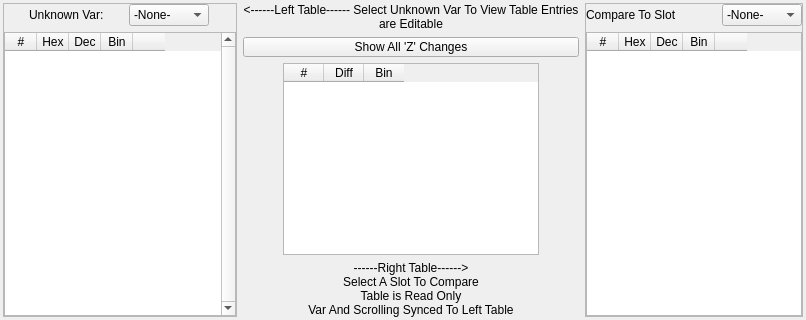
          <widget class="QWidget" name="tab_4">
           <attribute name="title">
            <string>Unknown Vars</string>
           </attribute>
           <layout class="QHBoxLayout" name="horizontalLayout_169">
            <property name="leftMargin">
             <number>3</number>
            </property>
            <property name="topMargin">
             <number>3</number>
            </property>
            <property name="rightMargin">
             <number>3</number>
            </property>
            <property name="bottomMargin">
             <number>3</number>
            </property>
            <item>
             <widget class="QFrame" name="table_unknown">
              <property name="sizePolicy">
               <sizepolicy hsizetype="Fixed" vsizetype="Preferred">
                <horstretch>0</horstretch>
                <verstretch>0</verstretch>
               </sizepolicy>
              </property>
              <property name="minimumSize">
               <size>
                <width>234</width>
                <height>0</height>
               </size>
              </property>
              <property name="maximumSize">
               <size>
                <width>234</width>
                <height>16777215</height>
               </size>
              </property>
              <property name="frameShape">
               <enum>QFrame::StyledPanel</enum>
              </property>
              <property name="frameShadow">
               <enum>QFrame::Raised</enum>
              </property>
              <layout class="QVBoxLayout" name="verticalLayout_92">
               <property name="leftMargin">
                <number>0</number>
               </property>
               <property name="topMargin">
                <number>0</number>
               </property>
               <property name="rightMargin">
                <number>0</number>
               </property>
               <property name="bottomMargin">
                <number>0</number>
               </property>
               <item>
                <layout class="QHBoxLayout" name="horizontalLayout_154">
                 <property name="spacing">
                  <number>0</number>
                 </property>
                 <item>
                  <widget class="QLabel" name="label_227">
                   <property name="maximumSize">
                    <size>
                     <width>75</width>
                     <height>16777215</height>
                    </size>
                   </property>
                   <property name="text">
                    <string>Unknown Var:</string>
                   </property>
                  </widget>
                 </item>
                 <item>
                  <widget class="QComboBox" name="combo_z_var">
                   <property name="maximumSize">
                    <size>
                     <width>80</width>
                     <height>16777215</height>
                    </size>
                   </property>
                   <item>
                    <property name="text">
                     <string>-None-</string>
                    </property>
                   </item>
                   <item>
                    <property name="text">
                     <string notr="true">z_1</string>
                    </property>
                   </item>
                   <item>
                    <property name="text">
                     <string notr="true">z_2</string>
                    </property>
                   </item>
                   <item>
                    <property name="text">
                     <string notr="true">z_3</string>
                    </property>
                   </item>
                   <item>
                    <property name="text">
                     <string notr="true">z_4</string>
                    </property>
                   </item>
                   <item>
                    <property name="text">
                     <string notr="true">z_5</string>
                    </property>
                   </item>
                   <item>
                    <property name="text">
                     <string notr="true">z_6</string>
                    </property>
                   </item>
                   <item>
                    <property name="text">
                     <string notr="true">z_7</string>
                    </property>
                   </item>
                   <item>
                    <property name="text">
                     <string notr="true">z_8</string>
                    </property>
                   </item>
                   <item>
                    <property name="text">
                     <string notr="true">z_9</string>
                    </property>
                   </item>
                   <item>
                    <property name="text">
                     <string notr="true">z_10</string>
                    </property>
                   </item>
                   <item>
                    <property name="text">
                     <string notr="true">z_11</string>
                    </property>
                   </item>
                   <item>
                    <property name="text">
                     <string notr="true">z_12</string>
                    </property>
                   </item>
                   <item>
                    <property name="text">
                     <string notr="true">z_13</string>
                    </property>
                   </item>
                   <item>
                    <property name="text">
                     <string notr="true">z_14</string>
                    </property>
                   </item>
                   <item>
                    <property name="text">
                     <string notr="true">z_15</string>
                    </property>
                   </item>
                   <item>
                    <property name="text">
                     <string notr="true">z_16</string>
                    </property>
                   </item>
                   <item>
                    <property name="text">
                     <string notr="true">z_17</string>
                    </property>
                   </item>
                   <item>
                    <property name="text">
                     <string notr="true">z_18</string>
                    </property>
                   </item>
                   <item>
                    <property name="text">
                     <string notr="true">z_19</string>
                    </property>
                   </item>
                   <item>
                    <property name="text">
                     <string notr="true">z_20</string>
                    </property>
                   </item>
                   <item>
                    <property name="text">
                     <string notr="true">z_21</string>
                    </property>
                   </item>
                   <item>
                    <property name="text">
                     <string notr="true">z_22</string>
                    </property>
                   </item>
                   <item>
                    <property name="text">
                     <string notr="true">z_23</string>
                    </property>
                   </item>
                   <item>
                    <property name="text">
                     <string notr="true">z_24</string>
                    </property>
                   </item>
                   <item>
                    <property name="text">
                     <string notr="true">z_25</string>
                    </property>
                   </item>
                   <item>
                    <property name="text">
                     <string notr="true">z_26</string>
                    </property>
                   </item>
                   <item>
                    <property name="text">
                     <string notr="true">z_27</string>
                    </property>
                   </item>
                   <item>
                    <property name="text">
                     <string notr="true">z_28</string>
                    </property>
                   </item>
                   <item>
                    <property name="text">
                     <string notr="true">z_29</string>
                    </property>
                   </item>
                   <item>
                    <property name="text">
                     <string notr="true">z_30</string>
                    </property>
                   </item>
                   <item>
                    <property name="text">
                     <string notr="true">z_31</string>
                    </property>
                   </item>
                   <item>
                    <property name="text">
                     <string notr="true">z_32</string>
                    </property>
                   </item>
                   <item>
                    <property name="text">
                     <string notr="true">z_33</string>
                    </property>
                   </item>
                   <item>
                    <property name="text">
                     <string notr="true">z_34</string>
                    </property>
                   </item>
                   <item>
                    <property name="text">
                     <string notr="true">z_35</string>
                    </property>
                   </item>
                   <item>
                    <property name="text">
                     <string notr="true">z_36</string>
                    </property>
                   </item>
                   <item>
                    <property name="text">
                     <string notr="true">z_37</string>
                    </property>
                   </item>
                   <item>
                    <property name="text">
                     <string notr="true">z_38</string>
                    </property>
                   </item>
                   <item>
                    <property name="text">
                     <string notr="true">z_39</string>
                    </property>
                   </item>
                   <item>
                    <property name="text">
                     <string notr="true">z_40</string>
                    </property>
                   </item>
                   <item>
                    <property name="text">
                     <string notr="true">SLOT</string>
                    </property>
                   </item>
                  </widget>
                 </item>
                </layout>
               </item>
               <item>
                <widget class="QTableWidget" name="tbl_unknown">
                 <property name="sizePolicy">
                  <sizepolicy hsizetype="Preferred" vsizetype="Expanding">
                   <horstretch>0</horstretch>
                   <verstretch>0</verstretch>
                  </sizepolicy>
                 </property>
                 <property name="verticalScrollBarPolicy">
                  <enum>Qt::ScrollBarAlwaysOn</enum>
                 </property>
                 <property name="horizontalScrollBarPolicy">
                  <enum>Qt::ScrollBarAlwaysOff</enum>
                 </property>
                 <attribute name="horizontalHeaderDefaultSectionSize">
                  <number>32</number>
                 </attribute>
                 <attribute name="horizontalHeaderHighlightSections">
                  <bool>false</bool>
                 </attribute>
                 <attribute name="verticalHeaderVisible">
                  <bool>false</bool>
                 </attribute>
                 <attribute name="verticalHeaderDefaultSectionSize">
                  <number>16</number>
                 </attribute>
                 <column>
                  <property name="text">
                   <string>#</string>
                  </property>
                 </column>
                 <column>
                  <property name="text">
                   <string>Hex</string>
                  </property>
                 </column>
                 <column>
                  <property name="text">
                   <string>Dec</string>
                  </property>
                 </column>
                 <column>
                  <property name="text">
                   <string>Bin</string>
                  </property>
                 </column>
                 <column>
                  <property name="text">
                   <string/>
                  </property>
                 </column>
                </widget>
               </item>
              </layout>
             </widget>
            </item>
            <item>
             <layout class="QVBoxLayout" name="verticalLayout_97">
              <item>
               <widget class="QLabel" name="label_228">
                <property name="sizePolicy">
                 <sizepolicy hsizetype="Preferred" vsizetype="Preferred">
                  <horstretch>0</horstretch>
                  <verstretch>0</verstretch>
                 </sizepolicy>
                </property>
                <property name="text">
                 <string>&lt;------Left Table------
Select Unknown Var To View
Table Entries are Editable</string>
                </property>
                <property name="alignment">
                 <set>Qt::AlignCenter</set>
                </property>
                <property name="wordWrap">
                 <bool>true</bool>
                </property>
               </widget>
              </item>
              <item>
               <widget class="QPushButton" name="btn_all_z_diffs">
                <property name="minimumSize">
                 <size>
                  <width>0</width>
                  <height>20</height>
                 </size>
                </property>
                <property name="maximumSize">
                 <size>
                  <width>16777215</width>
                  <height>20</height>
                 </size>
                </property>
                <property name="text">
                 <string>Show All 'Z' Changes</string>
                </property>
               </widget>
              </item>
              <item>
               <layout class="QHBoxLayout" name="horizontalLayout_168">
                <item>
                 <spacer name="horizontalSpacer_51">
                  <property name="orientation">
                   <enum>Qt::Horizontal</enum>
                  </property>
                  <property name="sizeHint" stdset="0">
                   <size>
                    <width>40</width>
                    <height>20</height>
                   </size>
                  </property>
                 </spacer>
                </item>
                <item>
                 <widget class="QTableWidget" name="tbl_diff">
                  <property name="sizePolicy">
                   <sizepolicy hsizetype="Preferred" vsizetype="Preferred">
                    <horstretch>0</horstretch>
                    <verstretch>0</verstretch>
                   </sizepolicy>
                  </property>
                  <attribute name="horizontalHeaderDefaultSectionSize">
                   <number>40</number>
                  </attribute>
                  <attribute name="verticalHeaderVisible">
                   <bool>false</bool>
                  </attribute>
                  <column>
                   <property name="text">
                    <string>#</string>
                   </property>
                  </column>
                  <column>
                   <property name="text">
                    <string>Diff</string>
                   </property>
                  </column>
                  <column>
                   <property name="text">
                    <string>Bin</string>
                   </property>
                  </column>
                 </widget>
                </item>
                <item>
                 <spacer name="horizontalSpacer_55">
                  <property name="orientation">
                   <enum>Qt::Horizontal</enum>
                  </property>
                  <property name="sizeHint" stdset="0">
                   <size>
                    <width>40</width>
                    <height>20</height>
                   </size>
                  </property>
                 </spacer>
                </item>
               </layout>
              </item>
              <item>
               <widget class="QLabel" name="label_235">
                <property name="text">
                 <string>------Right Table------&gt;
Select A Slot To Compare
Table is Read Only
Var And Scrolling Synced To Left Table</string>
                </property>
                <property name="alignment">
                 <set>Qt::AlignCenter</set>
                </property>
                <property name="wordWrap">
                 <bool>true</bool>
                </property>
               </widget>
              </item>
             </layout>
            </item>
            <item>
             <widget class="QFrame" name="compare_table">
              <property name="sizePolicy">
               <sizepolicy hsizetype="Preferred" vsizetype="Expanding">
                <horstretch>0</horstretch>
                <verstretch>0</verstretch>
               </sizepolicy>
              </property>
              <property name="minimumSize">
               <size>
                <width>218</width>
                <height>0</height>
               </size>
              </property>
              <property name="maximumSize">
               <size>
                <width>218</width>
                <height>16777215</height>
               </size>
              </property>
              <property name="frameShape">
               <enum>QFrame::StyledPanel</enum>
              </property>
              <property name="frameShadow">
               <enum>QFrame::Raised</enum>
              </property>
              <layout class="QVBoxLayout" name="verticalLayout_32">
               <property name="leftMargin">
                <number>0</number>
               </property>
               <property name="topMargin">
                <number>0</number>
               </property>
               <property name="rightMargin">
                <number>0</number>
               </property>
               <property name="bottomMargin">
                <number>0</number>
               </property>
               <item>
                <layout class="QHBoxLayout" name="horizontalLayout_164">
                 <property name="spacing">
                  <number>0</number>
                 </property>
                 <item>
                  <widget class="QLabel" name="label_234">
                   <property name="maximumSize">
                    <size>
                     <width>16777215</width>
                     <height>16777215</height>
                    </size>
                   </property>
                   <property name="text">
                    <string>Compare To Slot</string>
                   </property>
                  </widget>
                 </item>
                 <item>
                  <widget class="QComboBox" name="combo_compare_slot">
                   <property name="sizePolicy">
                    <sizepolicy hsizetype="Preferred" vsizetype="Fixed">
                     <horstretch>0</horstretch>
                     <verstretch>0</verstretch>
                    </sizepolicy>
                   </property>
                   <property name="maximumSize">
                    <size>
                     <width>80</width>
                     <height>16777215</height>
                    </size>
                   </property>
                   <property name="currentIndex">
                    <number>0</number>
                   </property>
                   <property name="insertPolicy">
                    <enum>QComboBox::InsertAtTop</enum>
                   </property>
                   <item>
                    <property name="text">
                     <string>-None-</string>
                    </property>
                   </item>
                   <item>
                    <property name="text">
                     <string notr="true">1</string>
                    </property>
                   </item>
                   <item>
                    <property name="text">
                     <string notr="true">2</string>
                    </property>
                   </item>
                   <item>
                    <property name="text">
                     <string notr="true">3</string>
                    </property>
                   </item>
                   <item>
                    <property name="text">
                     <string notr="true">4</string>
                    </property>
                   </item>
                   <item>
                    <property name="text">
                     <string notr="true">5</string>
                    </property>
                   </item>
                   <item>
                    <property name="text">
                     <string notr="true">6</string>
                    </property>
                   </item>
                   <item>
                    <property name="text">
                     <string notr="true">7</string>
                    </property>
                   </item>
                   <item>
                    <property name="text">
                     <string notr="true">8</string>
                    </property>
                   </item>
                   <item>
                    <property name="text">
                     <string notr="true">9</string>
                    </property>
                   </item>
                   <item>
                    <property name="text">
                     <string notr="true">10</string>
                    </property>
                   </item>
                   <item>
                    <property name="text">
                     <string notr="true">11</string>
                    </property>
                   </item>
                   <item>
                    <property name="text">
                     <string notr="true">12</string>
                    </property>
                   </item>
                   <item>
                    <property name="text">
                     <string notr="true">13</string>
                    </property>
                   </item>
                   <item>
                    <property name="text">
                     <string notr="true">14</string>
                    </property>
                   </item>
                   <item>
                    <property name="text">
                     <string notr="true">15</string>
                    </property>
                   </item>
                  </widget>
                 </item>
                </layout>
               </item>
               <item>
                <widget class="QTableWidget" name="tbl_compare_unknown">
                 <property name="sizePolicy">
                  <sizepolicy hsizetype="Preferred" vsizetype="Expanding">
                   <horstretch>0</horstretch>
                   <verstretch>0</verstretch>
                  </sizepolicy>
                 </property>
                 <property name="minimumSize">
                  <size>
                   <width>0</width>
                   <height>0</height>
                  </size>
                 </property>
                 <property name="maximumSize">
                  <size>
                   <width>16777215</width>
                   <height>16777215</height>
                  </size>
                 </property>
                 <property name="verticalScrollBarPolicy">
                  <enum>Qt::ScrollBarAlwaysOff</enum>
                 </property>
                 <property name="horizontalScrollBarPolicy">
                  <enum>Qt::ScrollBarAlwaysOff</enum>
                 </property>
                 <attribute name="horizontalHeaderDefaultSectionSize">
                  <number>32</number>
                 </attribute>
                 <attribute name="horizontalHeaderHighlightSections">
                  <bool>false</bool>
                 </attribute>
                 <attribute name="verticalHeaderVisible">
                  <bool>false</bool>
                 </attribute>
                 <attribute name="verticalHeaderDefaultSectionSize">
                  <number>16</number>
                 </attribute>
                 <column>
                  <property name="text">
                   <string>#</string>
                  </property>
                 </column>
                 <column>
                  <property name="text">
                   <string>Hex</string>
                  </property>
                 </column>
                 <column>
                  <property name="text">
                   <string>Dec</string>
                  </property>
                 </column>
                 <column>
                  <property name="text">
                   <string>Bin</string>
                  </property>
                 </column>
                 <column>
                  <property name="text">
                   <string/>
                  </property>
                 </column>
                </widget>
               </item>
              </layout>
             </widget>
            </item>
           </layout>
          </widget>
